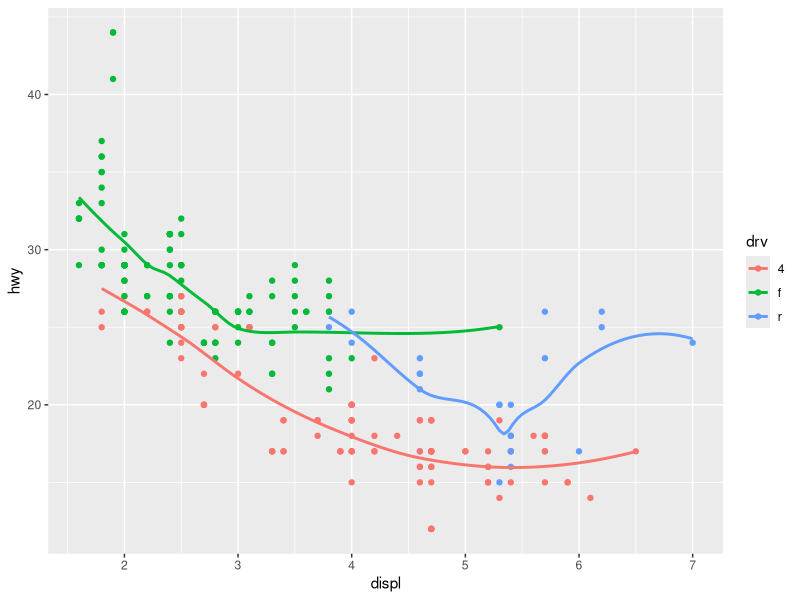
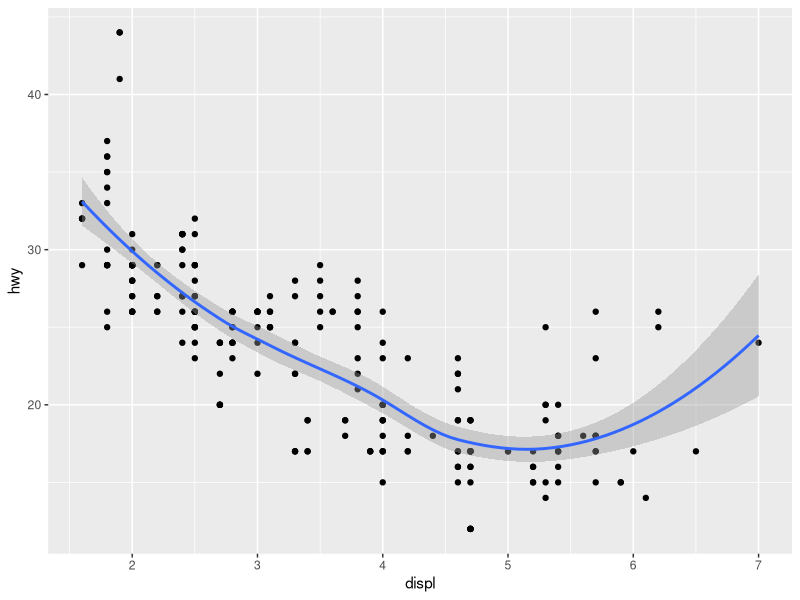
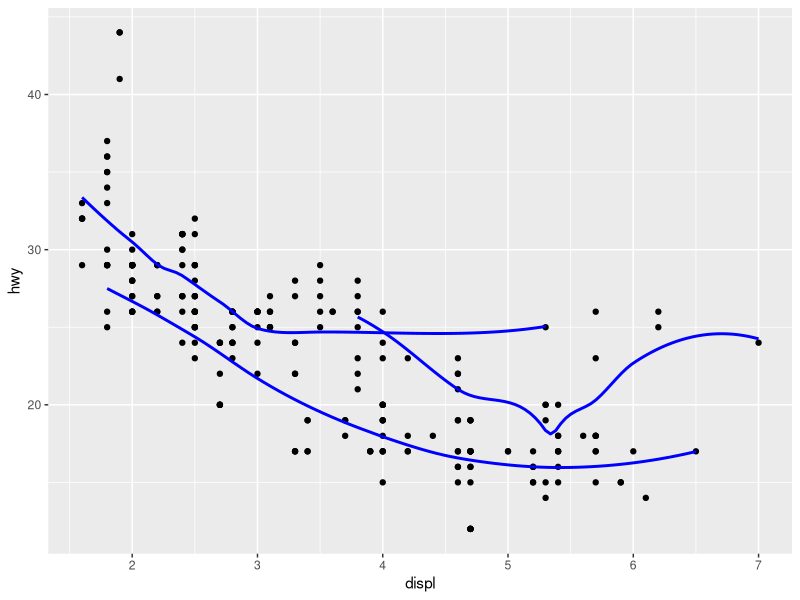
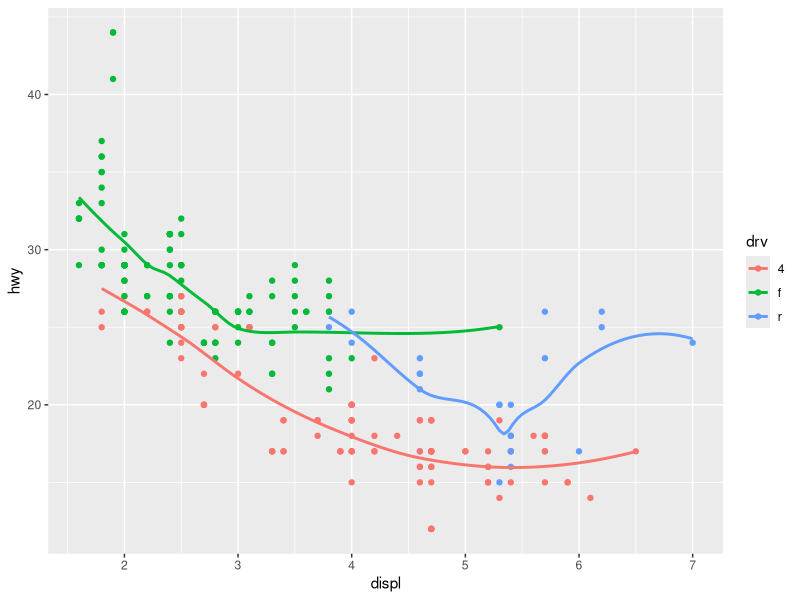
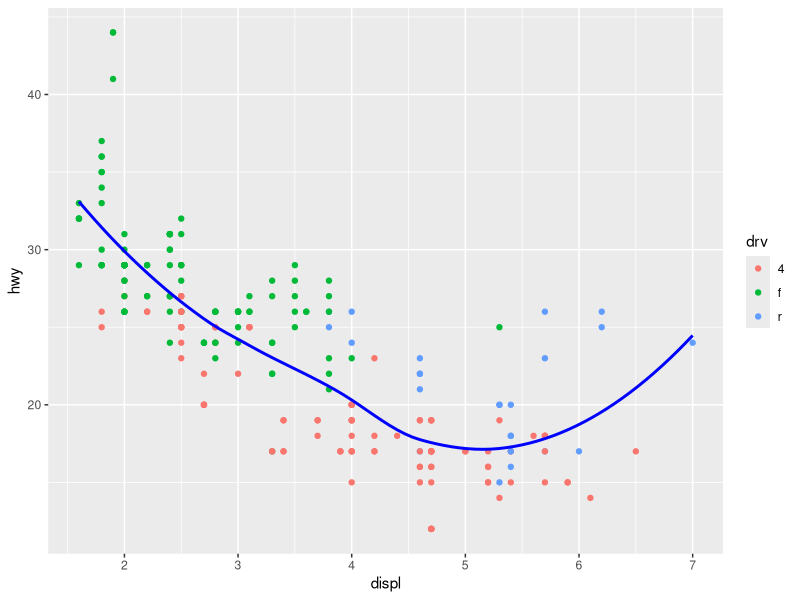
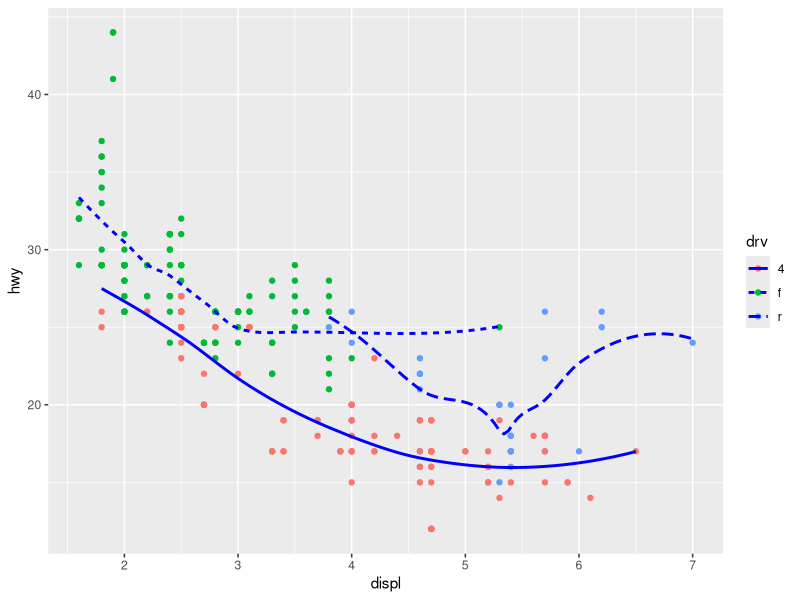
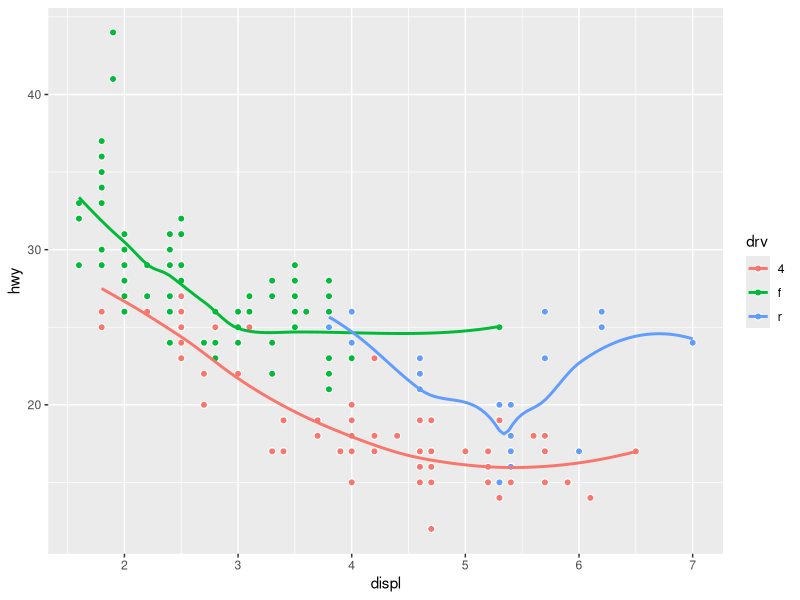
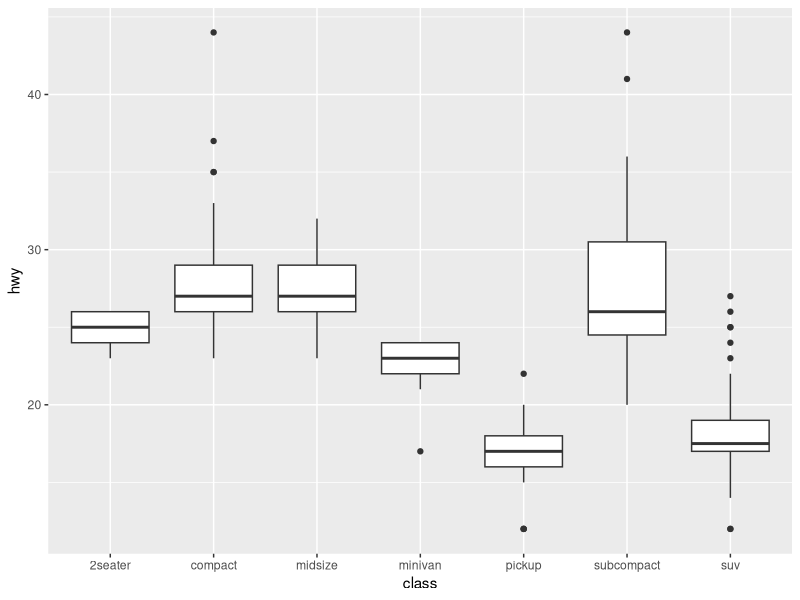

Here is the R script that generated these plots, in order:
## ---- chunk 1
knitr::opts_chunk$set(echo = TRUE)
library(tidyverse)
## ---- chunk 2

## ---- chunk 3
## 1 ##
## geom_line() , geom_boxplot() , geom_histogram() , 	geom_area() ##

## 2 ##
## displays highway mpg of vehicles with different displacements w/seperate trend lines
## of 4wd, fwd, and rwd (smoothed) ##
ggplot(data = mpg, mapping = aes(x = displ, y = hwy, color = drv)) + 
  geom_point() + 
  geom_smooth(se = FALSE)

## 3 ##
## helps hide a specific layer from being displayed. Without it that legend in the 
## layer would be visible. ##

## 4 ##
## se adds a area around the line that is shaded, representing the standard error
## with a 95% CI. ##

## 5 ##
## no these would not look different as they functionally do the same thing, just
## present the code in two differing ways. ##

## 6 ##
## Graph 1##
ggplot(mpg, aes(x = displ, y = hwy)) +
  geom_point() +
  geom_smooth()

ggplot(mpg, aes(x = displ, y = hwy)) +
  geom_point(color = "black") +
  geom_smooth(aes(group = drv), color = "blue", se = FALSE)

ggplot(mpg, aes(x = displ, y = hwy, color = drv)) +
  geom_point() +
  geom_smooth(se = FALSE)

ggplot(mpg, aes(x = displ, y = hwy, color = drv)) +
  geom_point() +
  geom_smooth(color = "blue", se = FALSE)

ggplot(mpg, aes(x = displ, y = hwy, color = drv, linetype = drv)) +
  geom_point() +
  geom_smooth(color = "blue", se = FALSE)

ggplot(mpg, aes(x = displ, y = hwy, fill = drv)) +
  geom_point(shape = 21, color = "white", size = 2) +
  geom_smooth(aes(color = drv), se = FALSE)


## ---- chunk 4

## ---- chunk 5

## ---- chunk 6
mpg |> 
  ggplot(aes(class, hwy)) +
  geom_boxplot()

# flip x and y
mpg |> 
  ggplot(aes(class, hwy)) +
  geom_boxplot() +
  coord_flip()

# graph the world
world <- map_data("world")

world |> 
  ggplot(aes(long, lat,
             group = group)) +
  geom_polygon(fill = "steelblue", color = "black") 

world |> 
  ggplot(aes(long, lat,
             group = group)) +
  geom_polygon(fill = "steelblue", color = "black") +
  coord_quickmap()    

# pie graph
bar <- diamonds |> 
  ggplot() +
  geom_bar(aes(cut,
               fill = cut),
           show.legend = FALSE,
           width = 1) +
  theme(aspect.ratio = 1) +
  labs(x = NULL, 
       y = NULL)

bar + coord_flip()
bar + coord_polar()
## ---- chunk 7
mpg |> 
  ggplot() +
  geom_bar(aes(x = manufacturer, 
               fill = manufacturer),
           show.legend = FALSE) +
  coord_flip() 
## ---- chunk 8
ggplot(data = mpg, mapping = aes(x = cty, y = hwy)) +
  geom_point() + 
  geom_abline() +
  coord_fixed(6/3)

ggplot(data = mpg, mapping = aes(x = cty, y = hwy)) +
  geom_point() +
  geom_abline() +
  coord_fixed() 
